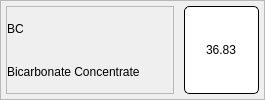
                       <widget class="QFrame" name="frame_71">
                        <property name="frameShape">
                         <enum>QFrame::StyledPanel</enum>
                        </property>
                        <property name="frameShadow">
                         <enum>QFrame::Raised</enum>
                        </property>
                        <layout class="QHBoxLayout" name="horizontalLayout_33" stretch="4,1">
                         <property name="spacing">
                          <number>10</number>
                         </property>
                         <property name="leftMargin">
                          <number>5</number>
                         </property>
                         <property name="topMargin">
                          <number>5</number>
                         </property>
                         <property name="rightMargin">
                          <number>5</number>
                         </property>
                         <property name="bottomMargin">
                          <number>5</number>
                         </property>
                         <item>
                          <widget class="QFrame" name="frame_72">
                           <property name="frameShape">
                            <enum>QFrame::StyledPanel</enum>
                           </property>
                           <property name="frameShadow">
                            <enum>QFrame::Raised</enum>
                           </property>
                           <layout class="QVBoxLayout" name="verticalLayout_51">
                            <property name="spacing">
                             <number>0</number>
                            </property>
                            <property name="leftMargin">
                             <number>0</number>
                            </property>
                            <property name="topMargin">
                             <number>0</number>
                            </property>
                            <property name="rightMargin">
                             <number>0</number>
                            </property>
                            <property name="bottomMargin">
                             <number>0</number>
                            </property>
                            <item>
                             <widget class="QLabel" name="label_80">
                              <property name="styleSheet">
                               <string notr="true">font: bold 28px &quot;Roboto&quot;;</string>
                              </property>
                              <property name="text">
                               <string>BC</string>
                              </property>
                             </widget>
                            </item>
                            <item>
                             <widget class="QLabel" name="label_81">
                              <property name="styleSheet">
                               <string notr="true">font:  20px &quot;Roboto&quot;;</string>
                              </property>
                              <property name="text">
                               <string>Bicarbonate Concentrate</string>
                              </property>
                             </widget>
                            </item>
                           </layout>
                          </widget>
                         </item>
                         <item>
                          <widget class="QLineEdit" name="bc_edit_17">
                           <property name="sizePolicy">
                            <sizepolicy hsizetype="Preferred" vsizetype="Preferred">
                             <horstretch>0</horstretch>
                             <verstretch>0</verstretch>
                            </sizepolicy>
                           </property>
                           <property name="minimumSize">
                            <size>
                             <width>75</width>
                             <height>40</height>
                            </size>
                           </property>
                           <property name="maximumSize">
                            <size>
                             <width>16777215</width>
                             <height>16777215</height>
                            </size>
                           </property>
                           <property name="styleSheet">
                            <string notr="true">background: #FFFFFF;
border: 1px solid #000000;
border-radius: 5px;
font:  bold 16px &quot;Roboto&quot;;</string>
                           </property>
                           <property name="text">
                            <string>36.83</string>
                           </property>
                           <property name="alignment">
                            <set>Qt::AlignCenter</set>
                           </property>
                          </widget>
                         </item>
                        </layout>
                       </widget>
